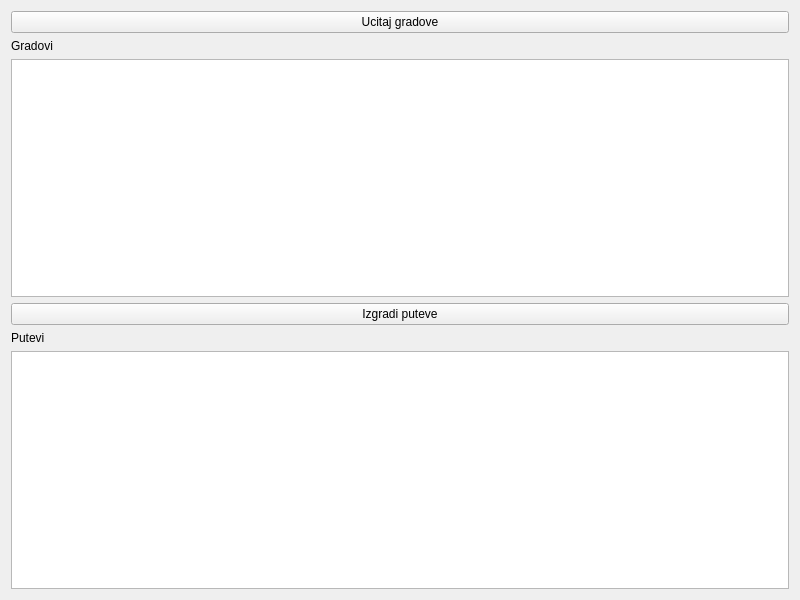
<?xml version="1.0" encoding="UTF-8"?>
<ui version="4.0">
 <class>MainWindow</class>
 <widget class="QWidget" name="MainWindow">
  <property name="geometry">
   <rect>
    <x>0</x>
    <y>0</y>
    <width>800</width>
    <height>600</height>
   </rect>
  </property>
  <property name="windowTitle">
   <string>MainWindow</string>
  </property>
  <layout class="QVBoxLayout" name="verticalLayout_2">
   <item>
    <layout class="QVBoxLayout" name="verticalLayout">
     <item>
      <widget class="QPushButton" name="buttonLoadCities">
       <property name="text">
        <string>Ucitaj gradove</string>
       </property>
      </widget>
     </item>
     <item>
      <widget class="QLabel" name="label">
       <property name="text">
        <string>Gradovi</string>
       </property>
      </widget>
     </item>
     <item>
      <widget class="QListWidget" name="listWidgetCities"/>
     </item>
     <item>
      <widget class="QPushButton" name="buttonBuildRoads">
       <property name="text">
        <string>Izgradi puteve</string>
       </property>
      </widget>
     </item>
     <item>
      <widget class="QLabel" name="label_2">
       <property name="text">
        <string>Putevi</string>
       </property>
      </widget>
     </item>
     <item>
      <widget class="QTextEdit" name="textEditRoads"/>
     </item>
    </layout>
   </item>
  </layout>
 </widget>
 <resources/>
 <connections/>
</ui>
